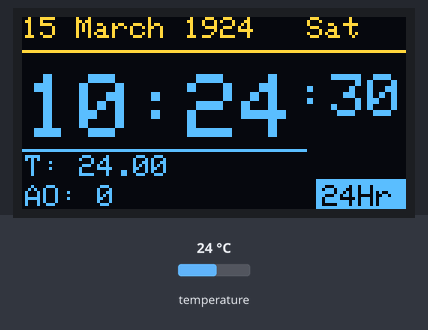
Recording of a sketch running on a simulated ESP32-S3. On the bench: 128×64 one-colour display. Wiring (inferred from the names in the program): DS3231 clock at I2C address 0x68. Inputs (shaded band) come from the test bench; at power-on: temperature 24 °C. The OLED is the two-colour kind (top 16 rows yellow); the local clock reads 2024-03-15 10:24:30 at power-on unless the sketch sets it.

Above: at 1.2 s.
1.3 s: temperature set to 12 °C
At 3.0 s:
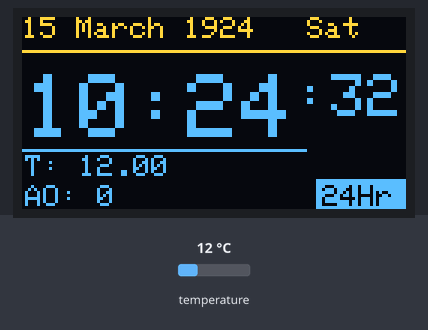
3.7 s: temperature set to 19 °C
At 4.8 s:
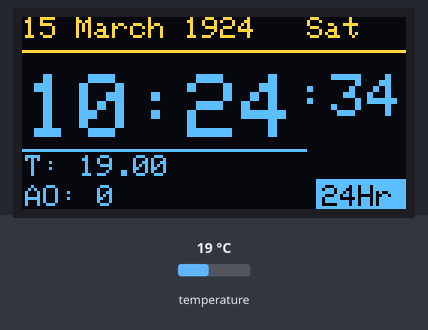
5.7 s: temperature set to 28 °C
At 7.0 s:
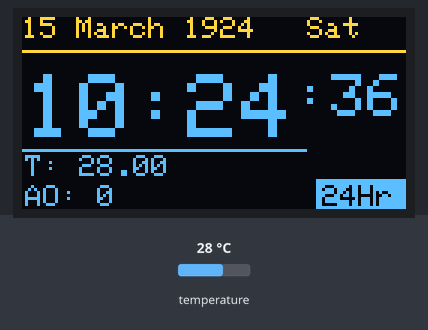
Timing chart, 0 to 8.7 s (numbered marks = the images above; inputs shaded):
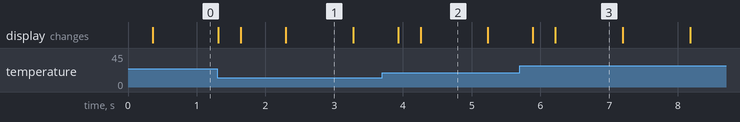

The sketch:

DS3231_Clock_Calendar.ino
```cpp
// Modified by Sujay Phadke, 2025
// Setup: Waveshare ESP32S3 connected to
// SH1106 128x64 OLED display &
// ZS-042 DS3231 RTC Module
// (both over I2C)

// Original codes from:
// https://www.hackster.io/lucasio99/clock-with-sh1106-oled-display-ds1302-rtc-module-518a4c
//
// https://github.com/kriswiner/DS3231RTC/blob/master/DS3231RTCBasicExample.ino

#include <Wire.h>
#include <Adafruit_GFX.h>
#include <Adafruit_SH110X.h>

// Have suffcient pullup resistors on the I2C pins
// Both OLED display and RTC module share the
// same I2C pins
#define I2C_A_SDA 17
#define I2C_A_SCL 16

// I2C operation frequency
unsigned long freq1 = 400 * 1000;
unsigned long freq2 = 400 * 1000;

#define OLED_Address 0x3c
#define SCREEN_WIDTH 128
#define SCREEN_HEIGHT 64
#define OLED_RESET -1

Adafruit_SH1106G display = Adafruit_SH1106G(SCREEN_WIDTH, SCREEN_HEIGHT, &Wire, OLED_RESET, freq1, freq2);

// RTC register addresses as per the data sheet
// https://www.analog.com/media/en/technical-documentation/data-sheets/ds3231.pdf
//
#define REG_SECONDS 0x00
#define REG_MINUTES 0x01
#define REG_HOUR 0x02
#define REG_DAY 0x03
#define REG_DATE 0x04
#define REG_MONTH 0x05
#define REG_YEAR 0x06

#define REG_CONTROL 0x0E
#define REG_STATUS 0x0F
#define REG_AGING_OFFSET 0x10
#define REG_MSB_TEMP 0x11
#define REG_LSB_TEMP 0x12

// Define arrays for converting numbers into text
uint16_t century_array[] = { 1900, 2000 };
const char* AM_PM_array[] = { "AM", "PM" };
const char* short_days_array[] = { "None", "Mon", "Tue", "Wed", "Thu", "Fri", "Sat", "Sun" };
const char* days_array[] = { "None", "Monday", "Tuesday", "Wednesday", "Thursday", "Friday", "Saturday", "Sunday" };

const char* short_months_array[] = { "None", "Jan", "Feb", "Mar", "Apr", "May", "Jun",
                                     "Jul", "Aug", "Sep", "Oct", "Nov", "Dec" };
const char* months_array[] = { "None", "January", "February", "March", "April", "May", "June",
                               "July", "August", "September", "October", "November", "December" };

#define AT24C32_ADDRESS 0x57  // On-board EEPROM
#define DS3231_ADDRESS 0x68   // RTC Address

// Variables to store calendar values
uint8_t seconds, minutes, hours, date, day, month, year, century;
bool PM;
uint8_t AM_PM_or_24HR = 1;
float temperature;
byte age_off_val;

// Control display update refresh time
uint32_t delta_t = 0;
uint32_t curr_t = 0;

void drawUI() {
  display.clearDisplay();
  display.setTextSize(1);
  display.setCursor(2, 2);
  display.drawLine(0, 11, 128, 11, SH110X_WHITE);
  display.drawLine(0, 44, 94, 44, SH110X_WHITE);
}

// Values in the DS3231 registers are stored
// using the BCD format for each nibble
// (10's values | 1's values)
uint8_t readSeconds() {
  uint8_t data;
  data = readByte(DS3231_ADDRESS, REG_SECONDS);
  return ((data >> 4) * 10) + (data & 0x0F);
}

uint8_t readMinutes() {
  uint8_t data;
  data = readByte(DS3231_ADDRESS, REG_MINUTES);
  return ((data >> 4) * 10) + (data & 0x0F);
}

uint8_t readHours() {
  uint8_t data;
  data = readByte(DS3231_ADDRESS, REG_HOUR);
  AM_PM_or_24HR = (data & 0x40) >> 6;
  return (((data & 0x10) >> 4) * 10) + (data & 0x0F);
}

uint8_t readHours24() {
  uint8_t data;
  data = readByte(DS3231_ADDRESS, REG_HOUR);
  AM_PM_or_24HR = (data & 0x40) >> 6;
  return (((data & 0x20) >> 5) * 20) + (((data & 0x10) >> 4) * 10) +(data & 0x0F);
}

boolean readPM() {
  uint8_t data;
  data = readByte(DS3231_ADDRESS, REG_HOUR);
  return (data & 0x20);
}

uint8_t readDay() {
  uint8_t data;
  data = readByte(DS3231_ADDRESS, REG_DAY);
  return data;
}

uint8_t readDate() {
  uint8_t data;
  data = readByte(DS3231_ADDRESS, REG_DATE);
  return ((data >> 4) * 10) + (data & 0x0F);
}

uint8_t readMonth() {
  uint8_t data;
  data = readByte(DS3231_ADDRESS, REG_MONTH);
  return (((data & 0x10) >> 4) * 10) + (data & 0x0F);
}

// century bit:
// 0: 1900 century
// 1: 2000 century
// It will toggle when the years register overflows from 99 to 00
uint8_t readCentury() {
  uint8_t data;
  data = readByte(DS3231_ADDRESS, REG_MONTH);
  return data >> 7;
}

uint8_t readYear() {
  uint8_t data;
  data = readByte(DS3231_ADDRESS, REG_YEAR);
  return ((data >> 4) * 10) + (data & 0x0F);
}

// Temperature is represented as a 10-bit code with a
// resolution of 0.25°C
// The temperature is encoded in 2’s complement format
// The upper 8 bits are the integer portion
// The lower 2 bits are the fractional portion
float readTempData() {
  uint8_t rawData[2];
  readBytes(DS3231_ADDRESS, REG_MSB_TEMP, 2, &rawData[0]);
  return ((float)((int8_t)rawData[0])) + ((float)((int8_t)rawData[1] >> 6) * 0.25);
}

// The aging offset is encoded in 2’s complement,
// with bit 7 representing the sign bit
byte readAgingOffset() {
  uint8_t rawData;
  rawData = readByte(DS3231_ADDRESS, REG_AGING_OFFSET);
  return ((byte)rawData);
}

void writeByte(uint8_t address, uint8_t subAddress, uint8_t data) {
  Wire.beginTransmission(address);  // Initialize the Tx buffer
  Wire.write(subAddress);           // Put slave register address in Tx buffer
  Wire.write(data);                 // Put data in Tx buffer
  Wire.endTransmission();           // Send the Tx buffer
}

uint8_t readByte(uint8_t address, uint8_t subAddress) {
  uint8_t data;                           // `data` will store the register data
  Wire.beginTransmission(address);        // Initialize the Tx buffer
  Wire.write(subAddress);                 // Put slave register address in Tx buffer
  Wire.endTransmission(false);            // Send the Tx buffer, but send a restart to keep connection alive
  Wire.requestFrom(address, (uint8_t)1);  // Read one byte from slave register address
  data = Wire.read();                     // Fill Rx buffer with result
  return data;                            // Return data read from slave register
}

void readBytes(uint8_t address, uint8_t subAddress, uint8_t count, uint8_t* dest) {
  Wire.beginTransmission(address);  // Initialize the Tx buffer
  Wire.write(subAddress);           // Put slave register address in Tx buffer
  Wire.endTransmission(false);      // Send the Tx buffer, but send a restart to keep connection alive
  uint8_t i = 0;
  Wire.requestFrom(address, count);  // Read bytes from slave register address
  while (Wire.available()) {
    dest[i++] = Wire.read();
  }  // Put read results in the Rx buffer
}

void UpdateTimeDisplay() {
  drawUI();
  display.setTextColor(SH110X_WHITE);
  display.setTextSize(3);
  display.setCursor(1, 19);
  if (hours < 10) {
    display.print("0");
  }
  display.print(hours);
  display.print(":");
  if (minutes < 10) {
    display.print("0");
  }
  display.print(minutes);
  display.setTextSize(2);
  display.print(":");
  if (seconds < 10) {
    display.print("0");
  }
  display.print(seconds);

  display.setTextSize(1);
  display.setCursor(95, 0);
  display.print(short_days_array[day]);

  display.setCursor(0, 0);
  display.setTextSize(1);
  if (date < 10) {
    display.print("0");
  }
  display.print(date);
  display.print(" ");
  // if (month < 10) {
  //   display.print("0");
  // }
  display.print(months_array[month]);
  display.print(" ");
  display.print(century_array[century] + year);

  display.setCursor(1, 46);
  display.setTextSize(1);
  display.print("T: ");
  display.print(temperature);

  display.setCursor(1, 56);
  display.setTextSize(1);
  display.print("AO: ");
  display.print(int(age_off_val));

  if (AM_PM_or_24HR) {
    display.setTextSize(2);
    display.setTextColor(SH110X_BLACK);
    // Black text on white background
    display.fillRect(98, 46, 128 - 98, 20, SH110X_WHITE);
    display.setCursor(100, 48);
    display.print(AM_PM_array[PM]);
  }
  else{
    display.setTextSize(1);
    display.setTextColor(SH110X_BLACK);
    // Black text on white background
    display.fillRect(98, 54, 128 - 98, 10, SH110X_WHITE);
    display.setCursor(100, 56);
    display.print("24Hr");
  }

  display.display();
}

void SetTime(void) {
  // Since the value byte to be written is
  // BCD encoded, HEX values work easily here
  AM_PM_or_24HR = 1;  // set 0 for 24-hour time format
  // Set seconds
  writeByte(DS3231_ADDRESS, REG_SECONDS, 0x00);
  // Set minute
  writeByte(DS3231_ADDRESS, REG_MINUTES, 0x55);
  // Set hour
  // OR with AM/PM (bit_5 = 0/1) (hex values 0x0/0x20)
  // OR with 12/24-hour display (bit_6 = 1/0) (hex values 0x40/0x00)
  // Also, set the 10s-hour digit (bit_4) and 20s-hour digit (bit_5)
  if (AM_PM_or_24HR == 1)
    writeByte(DS3231_ADDRESS, REG_HOUR, 0x02 | 0x20 | 0x40);
  else
    writeByte(DS3231_ADDRESS, REG_HOUR, 0x01 | 0x20 | 0x00);

  // Set date
  writeByte(DS3231_ADDRESS, REG_DATE, 0x01);
  // Set day
  writeByte(DS3231_ADDRESS, REG_DAY, 0x07);
  // Set month &
  // century bit (19/20th century: OR with 0x00/0x80)
  writeByte(DS3231_ADDRESS, REG_MONTH, 0x06 | 0x80);
  // Set Year
  writeByte(DS3231_ADDRESS, REG_YEAR, 0x25);
}

void setup() {
  Serial.begin(9600);

  Wire.begin(I2C_A_SDA, I2C_A_SCL);
  Wire.setClock(freq2);

  display.begin(OLED_Address, true);
  drawUI();
  display.display();

// Once the time is set, comment out the line below
// Time will be maintained by the RTC battery

//#define SET_TIME
#ifdef SET_TIME
  SetTime();
#endif
}

void PrintCalendar(void) {
  Serial.println();
  Serial.print("year: ");
  Serial.println(century_array[century] + year);
  Serial.print("month: ");
  Serial.println(month);
  Serial.print("date: ");
  Serial.println(date);
  Serial.print("day: ");
  Serial.println(days_array[day]);
  Serial.print("hours: ");
  Serial.println(hours);
  Serial.print("minutes: ");
  Serial.println(minutes);
  Serial.print("century: ");
  Serial.println(century);
  Serial.print("PM: ");
  Serial.println(AM_PM_array[PM]);
  Serial.print("Temp: ");
  Serial.println(temperature);
}

void loop() {
  // Check if the RTC module is busy
  bool is_busy = (readByte(DS3231_ADDRESS, REG_STATUS) & 0x04);

  if (!is_busy) {
    // Read Calendar
    seconds = readSeconds();
    minutes = readMinutes();

    hours = readHours();
    if (AM_PM_or_24HR == 1){
      PM = readPM();
    }
    else{
      hours = readHours24();
    }

    day = readDay();
    date = readDate();
    month = readMonth();
    year = readYear();
    century = readCentury();

    temperature = readTempData();
    age_off_val = readAgingOffset();
  }

  //PrintCalendar();

  //Update LCD every 300 ms
  delta_t = millis() - curr_t;
  if (delta_t > 300) {
    UpdateTimeDisplay();
    curr_t = millis();
  }
  //delay(999);
}
```

Measured:
- what the display in image 1 shows lasts 1.0 s, from 2.3 s to 3.3 s
